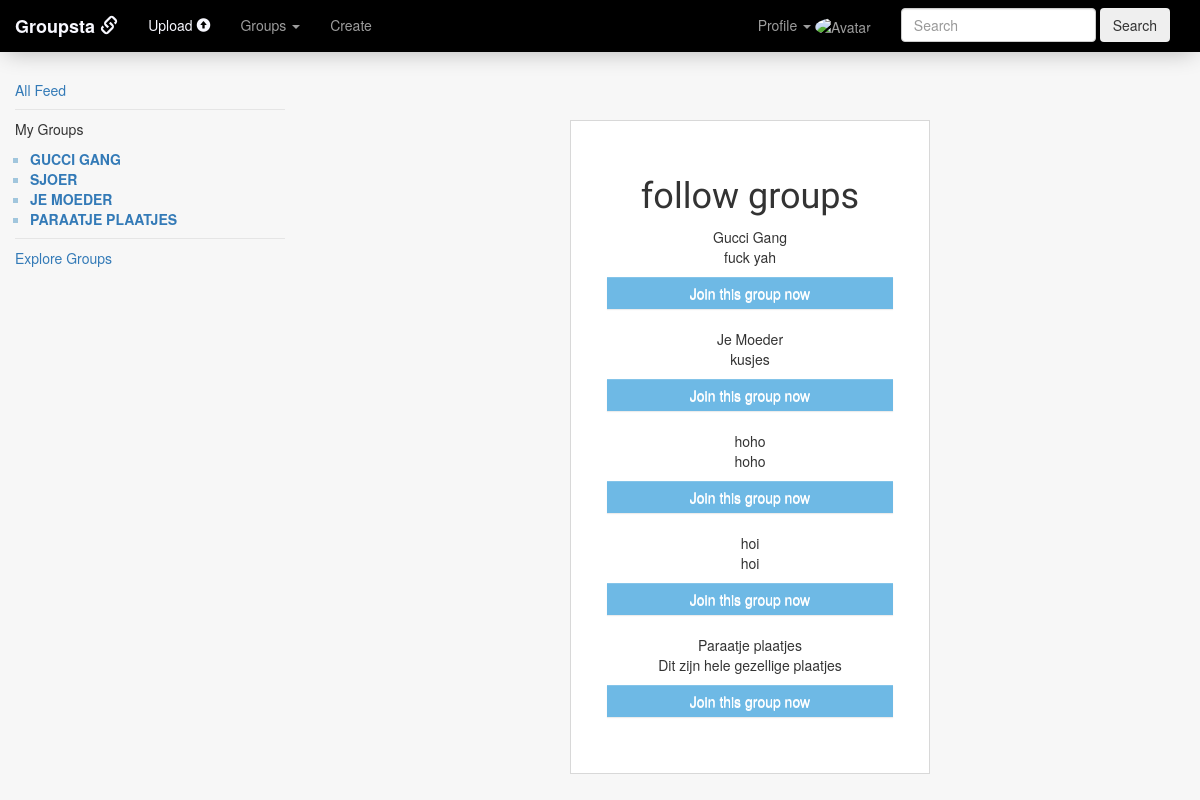
Screenshot of /followgroup (signed in) with the database file from the repository.
### tables this page shows
CREATE TABLE 'follow' ('follow_id' INTEGER PRIMARY KEY AUTOINCREMENT NOT NULL, 'user_id' INTEGER, 'group_id' INTEGER,'username' TEXT,'groupname' TEXT, 'time' DATETIME DEFAULT CURRENT_TIMESTAMP, 'admin' INTEGER);

CREATE TABLE 'groups' ('group_id' INTEGER PRIMARY KEY AUTOINCREMENT NOT NULL, 'group_name' TEXT NOT NULL, 'bio' INTEGER NOT NULL, 'members' INTEGER, 'time' DATETIME NOT NULL DEFAULT CURRENT_TIMESTAMP);

### application.py (the view)
@app.route("/followgroup", methods=["GET", "POST"])
@login_required
def followgroup():
    group = groups.Group(session["user_id"])
    followable = group.exploregroups()
    groupfollow = group.followed()
    if request.method == "POST":
        if request.form["action"]:
            group_id = request.form["action"]
            session["group_id"] = group_id
            result = group.follow(group_id)
            if result == None:
                return render_template("followgroup.html", followable = followable, error = "You're already member of this group", groupnames = groupfollow)
            else:
                return redirect(url_for("index"))
    else:
        return render_template("followgroup.html", followable = followable, groupnames = groupfollow)

### helpers.py (called while the page is built)
def login_required(f):
    @wraps(f)
    def decorated_function(*args, **kwargs):
        if session.get("user_id") is None:
            return redirect("/login")
        return f(*args, **kwargs)
    return decorated_function

### models/groups.py (called while the page is built)
    def exploregroups(self):
        result = db.execute("SELECT * FROM groups ORDER BY RANDOM() LIMIT 5")
        return result

    def followed(self):
        groups = db.execute("SELECT groupname FROM follow WHERE user_id = :id",id = self.user_id)
        return groups

### templates/followgroup.html (shortened to what this page needs)
{% extends "layout.html" %}
{% block main %}
<body class="body_log_reg">
    <div class="main_container">
    <div class="container_log_reg">
        <form action="{{ url_for('followgroup') }}" method="post">
            <h1>follow groups</h1>
            {% for group in followable %}
                <p>
                    {{ group.group_name }}
                    <BR>
                    {{ group.bio }}
                    <BR>
                </p>
                <div class="panel_body">
                    <button name = "action" class="btn btn-default btn-block" id="log_reg_button" type = "submit" value = "{{ group.group_id }}">Join this group now</button>
                </div>
                <BR>
            {% endfor %}
        </form>
    </div>
    </div>
</body>
{% endblock %}

### templates/layout.html (shortened to what this page needs)
<!DOCTYPE html>
<html lang="en">
    <head>
        <link rel="stylesheet" href="https://maxcdn.bootstrapcdn.com/bootstrap/3.3.7/css/bootstrap.min.css">
        <link rel="stylesheet" href="https://maxcdn.bootstrapcdn.com/bootstrap/3.3.7/css/bootstrap-theme.min.css">
        <link href="{{ url_for('static', filename='style.css') }}" rel="stylesheet"/>
    </head>
    <body>
        <nav class = "navbar navbar-inverse" role = "navigation">
            <div class = "container-fluid">
            <div class= "navbar-header">
                <a class = "navbar-brand" href = "{{ url_for('index') }}"><font color="f8f8ff"><font family = "Lucida Console"><b> Groupsta <span class="glyphicon glyphicon-link"></span> </b></font></font></a>
            </div>
                <div class="collapse navbar-collapse" id="bs-example-navbar">
                    {% if session.user_id %}
                    <form action="{{ url_for('search') }}" class="navbar-form navbar-right" role="search" method=post>
                        <div class="form-group">
                            <input class="form-control" placeholder="Search" type="text" onkeyup="liveSearch(this.value)" required>
                        </div>
                        <button type="submit" class="btn">Search</button>
                    </form>
                    <ul class = "nav navbar-nav navbar-right">
                        <li class = "dropdown">
                                <a href = "#" class = "dropdown-toggle" data-toggle= "dropdown">Profile <span class="caret"></span> <img src="https://www.w3schools.com/w3images/avatar6.png" alt="Avatar" class="avatar">
                                </a>
                            </li>
                    </ul>
                    {% endif %}
                    <ul class = "nav navbar-nav navbar-left">
                        <li class = "active">
                            {% if session.user_id %}
                            <li><a href="{{ url_for('post') }}"><font color="f8f8ff">Upload <span class="glyphicon glyphicon-circle-arrow-up"></span> </font> </a></li>
                            <li class = "dropdown">
                                <a href = "#" class = "dropdown-toggle" data-toggle= "dropdown">Groups <span class="caret"></span></span>
                                </a>
                            </li>
                            <li><a href="{{ url_for('create') }}">Create</a></li>
                            {% else %}
                            <li><a href="{{ url_for('register') }}"><font color="f8f8ff">Join Groupsta</font></a></li>
                            <li><a href="{{ url_for('login') }}">Log In</a></li>
                            {% endif %}
                    </ul>
            </div>
        </div>
        </nav>
    <div class="container-fluid">
        <div class="row row-offcanvas row-offcanvas-left">
            <div class="col-xs-6 col-sm-3 sidebar-offcanvas" id="sidebar" role="navigation">
            <div class="sidebar-nav">
                <ul class="nav">
                    <div class="sidenav">
                        {% if session.user_id %}
                        <li class="active"><a href="{{ url_for('index') }}">All Feed</a></li>
                        <li class="nav-divider"></li>
                        <p>My Groups</p>
                            {% for groupname in groupnames %}
                            <ul id = "loadgroups">
                            <li><a id="sidebar_groups" href="{{ groupname.groupname }}">{{ groupname.groupname }}</a></li>
                            </ul>
                            {% endfor %}
						<li class="nav-divider"></li>
                        <li class="active"><a href="{{ url_for('followgroup') }}">Explore Groups</a></li>
                        {% endif %}
                    </ul>
                </div>
            </div>
            <main>
                <center>
                <br></br>
                {% block main %}{% endblock %}
            </main>
        </div>
    </body>
</html>

### static/style.css (style rules this page uses)
body, html, .container-fluid, .sidebar { height: 100%; min-height: 100%; margin: 0; }
body { background-color: #f7f7f7; height: 100%; }
h1 { font-family: 'Varela', sans-serif; }
.navbar { border-radius: 0; margin-top: 0vh; background-image: none; -webkit-box-shadow: none; -moz-box-shadow: none; box-shadow: none; border: none; background-color: #000; position: fixed; width: 100vw; z-index: 1000; -webkit-box-shadow: 0px 5px 23px -6px rgba(0,0,0,0.30); -moz-box-shadow: 0px 5px 23px -6px rgba(0,0,0,0.30); box-shadow: 0px 5px 23px -6px rgba(0,0,0,0.30); }
.body_log_reg { background-color: #f7f7f7; width: 100vw; }
.container_log_reg { width: 30vw; margin-left: auto; margin-right: auto; background-color: #fff; padding: 3vw; border: 1px solid #d8d8d8; }
.container_log_reg h1 { text-align: center; }
#log_reg_button { border: none; background: #6eb9e5 !important; color: #fff; border-radius: 0; }
.avatar { vertical-align: middle; width: 20px; height: 20px; border-radius: 50%; }
.col-sm-3 { height: 100vw; }
main { margin-top: 5vh; }
.main_container { margin-left: 25vw; margin-top: 5vh; }
#sidebar { position: fixed; top: 10vh; }
#sidebar_groups { text-transform: uppercase; font-weight: bold; }
#loadgroups { list-style-type:square; color: #a1c6dd; padding-left:15px; }

### rows the page displays
follow: groupname "GUCCI GANG"
follow: groupname "SJOER"
follow: groupname "JE MOEDER"
follow: groupname "PARAATJE PLAATJES"
groups: group_name "Gucci Gang", bio "fuck yah", {{ group.group_id }} 3 (drawn)
groups: group_name "Je Moeder", bio "kusjes", {{ group.group_id }} 4 (drawn)
groups: group_name "hoho", bio "hoho", {{ group.group_id }} 8 (drawn)
groups: group_name "hoi", bio "hoi", {{ group.group_id }} 7 (drawn)
groups: group_name "Paraatje plaatjes", bio "Dit zijn hele gezellige plaatjes", {{ group.group_id }} 11 (drawn)
